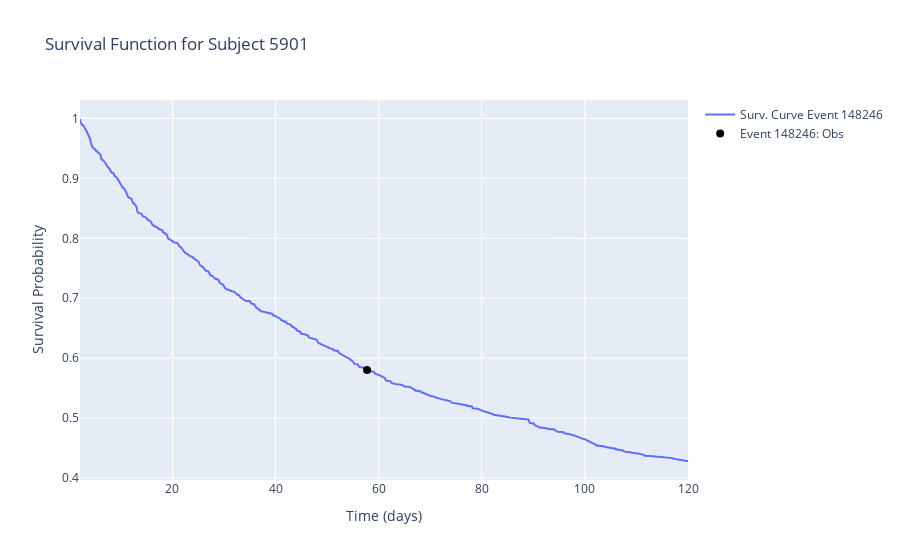

This figure's notebook cell:
### Code cell
fig = next_event_prediction_model.plot_survival_function(subject_df, title="Survival Function for Subject 5901", duration_col = "EVENT_DURATION", event_col = "READMISSION_EVENT")

### Figure 1 — Plotly figure (JSON) as saved in the notebook; plotly's stock layout.template omitted (floating-point values rounded to 4 significant figures; data arrays with more than 128 entries replaced by an {"elided": "..."} marker saying what was removed)
{"data": [{"hovertemplate": "HADM_ID=148246<br>Time=%{x}<br>Survival probability=%{y}<extra></extra>", "legendgroup": "148246", "line": {"color": "#636efa", "dash": "solid"}, "marker": {"symbol": "circle"}, "mode": "lines", "name": "Surv. Curve Event 148246", "orientation": "v", "showlegend": true, "type": "scatter", "x": {"elided": "581 float values"}, "xaxis": "x", "y": {"elided": "581 float values"}, "yaxis": "y"}, {"hovertemplate": "<b>Event ID:</b> 148246<br><b>True Duration:</b> 57.7479<br><b>Survival Probability:</b> 0.5805<br><b>Event:</b> 1<extra></extra>", "marker": {"color": "black", "size": 8, "symbol": "circle"}, "mode": "markers", "name": "Event 148246: Obs", "showlegend": true, "type": "scatter", "x": [57.75], "y": [0.5805]}], "layout": {"legend": {"title": {"text": ""}, "tracegroupgap": 0}, "title": {"text": "Survival Function for Subject 5901"}, "xaxis": {"anchor": "y", "domain": [0, 1], "title": {"text": "Time (days)"}}, "yaxis": {"anchor": "x", "domain": [0, 1], "title": {"text": "Survival Probability"}}}}
